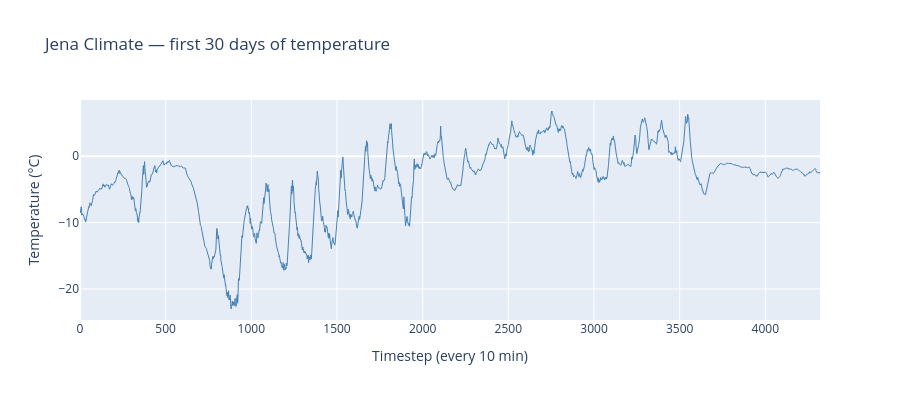

The code cell stored with this chart in its notebook:
### Code cell
import plotly.graph_objects as go

temp = df["T (degC)"].values
time = df["Date Time"].values

print(f"Temperature range: {temp.min():.1f}°C to {temp.max():.1f}°C")
print(f"Mean: {temp.mean():.1f}°C")
print(f"Total timesteps: {len(temp)}")
print(f"Sampling interval: every 10 minutes")
print(f"Total duration: {len(temp) * 10 / 60 / 24 / 365:.1f} years")

# Plot one month of data so pattern is visible
one_month = 6 * 24 * 30

fig = go.Figure()
fig.add_trace(go.Scatter(
    y=temp[:one_month],
    mode="lines",
    line=dict(width=1, color="steelblue"),
    name="Temperature (degC)"
))

fig.update_layout(
    title="Jena Climate — first 30 days of temperature",
    xaxis_title="Timestep (every 10 min)",
    yaxis_title="Temperature (°C)",
    height=400
)
fig.show()

### Figure 1 — Plotly figure (JSON) as saved in the notebook; plotly's stock layout.template omitted (floating-point values rounded to 4 significant figures; data arrays with more than 128 entries replaced by an {"elided": "..."} marker saying what was removed)
{"data": [{"line": {"color": "steelblue", "width": 1}, "mode": "lines", "name": "Temperature (degC)", "type": "scatter", "y": {"elided": "4320 float values"}}], "layout": {"height": 400, "title": {"text": "Jena Climate — first 30 days of temperature"}, "xaxis": {"title": {"text": "Timestep (every 10 min)"}}, "yaxis": {"title": {"text": "Temperature (°C)"}}}}
